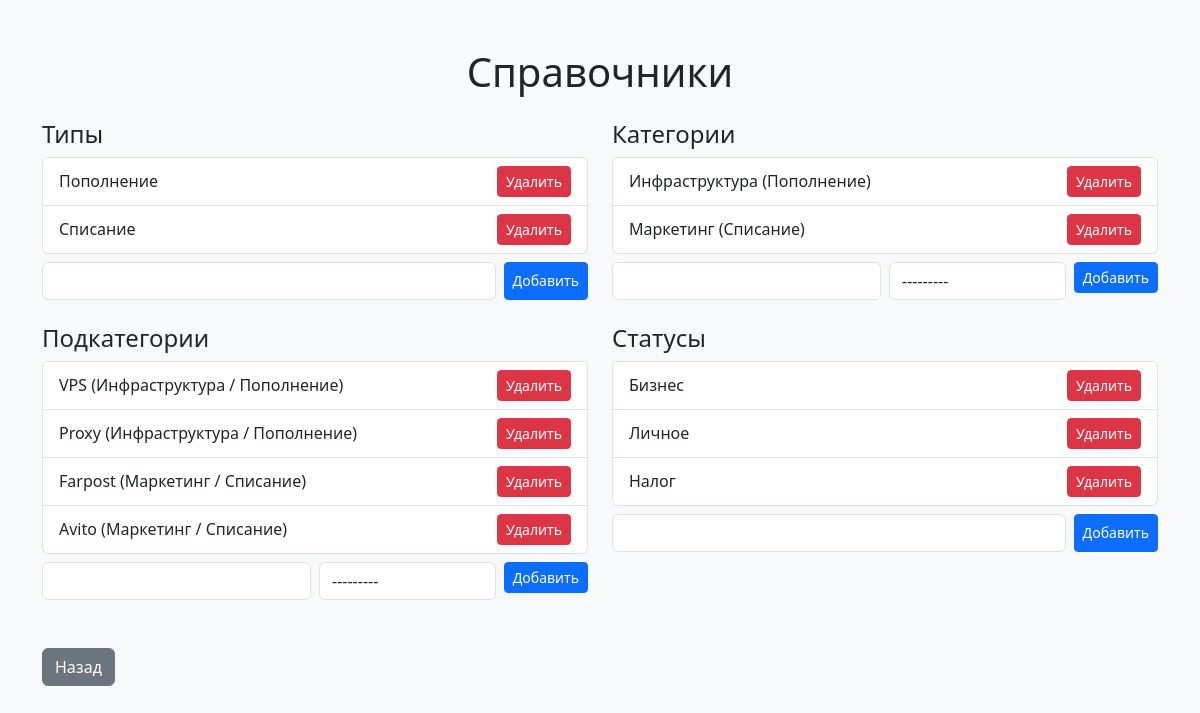
Page /references/ on the committed database.
### app/models.py (models this page shows, shortened)
class Type(models.Model):
    name = models.CharField(max_length=100)
    def __str__(self):
        return self.name

class Category(models.Model):
    name = models.CharField(max_length=100)
    type = models.ForeignKey(Type, on_delete=models.PROTECT, related_name="categories")
    def __str__(self):
        return self.name

class Subcategory(models.Model):
    name = models.CharField(max_length=100)
    category = models.ForeignKey(Category, on_delete=models.PROTECT, related_name="subcategories")

class Status(models.Model):
    name = models.CharField(max_length=100)

### app/views.py (the view, shortened to what this page needs)
# urls.py: path('references/', views.reference_edit, name="reference_edit")
def reference_edit(request):
    context = {
        "types": Type.objects.all(),
        "categories": Category.objects.select_related("type"),
        "subcategories": Subcategory.objects.select_related("category__type"),
        "statuses": Status.objects.all(),
        "type_form": TypeForm(),
        "category_form": CategoryForm(),
        "subcategory_form": SubcategoryForm(),
        "status_form": StatusForm()
    }
    return render(request, "app/reference_edit.html", context)

### app/forms.py
class TypeForm(forms.ModelForm):
    name = forms.CharField(
        max_length=100,
        widget=forms.TextInput(attrs={"class": "form-control"})
    )
    class Meta:
        model = Type
        fields = ["name"]

class CategoryForm(forms.ModelForm):
    name = forms.CharField(
        max_length=100,
        widget=forms.TextInput(attrs={"class": "form-control"})
    )
    type = forms.ModelChoiceField(
        queryset=Type.objects.all(),
        widget=forms.Select(attrs={"class": "form-control"})
    )
    class Meta:
        model = Category
        fields = ["name", "type"]

### templates/app/reference_edit.html (shortened to what this page needs)
{% load static %}
<!DOCTYPE html>
<html lang="ru">
<head>
    <link href="https://cdn.jsdelivr.net/npm/bootstrap@5.3.3/dist/css/bootstrap.min.css" rel="stylesheet">
</head>
<body class="bg-light">
    <div class="container mt-5">
        <h1 class="mb-4 text-center">Справочники</h1>
        <div class="row g-4">
            <div class="col-md-6">
                <h4>Типы</h4>
                <ul class="list-group mb-2">
                    {% for t in types %}
                        <li class="list-group-item d-flex justify-content-between align-items-center">
                            {{ t.name }}
                            <form method="post" class="ms-2">
                                <button type="submit" class="btn btn-sm btn-danger"
                                    onclick="return confirm('Вы уверены, что хотите удалить эту запись?');">Удалить</button>
                            </form>
                        </li>
                    {% empty %}
                        <li class="list-group-item text-muted">Нет данных</li>
                    {% endfor %}
                </ul>
                <form method="post" class="d-flex gap-2">
                    {{ type_form.name }}
                    <button class="btn btn-sm btn-primary">Добавить</button>
                </form>
            </div>
            <div class="col-md-6">
                <h4>Категории</h4>
                <ul class="list-group mb-2">
                    {% for c in categories %}
                        <li class="list-group-item d-flex justify-content-between align-items-center">
                            {{ c.name }} ({{ c.type.name }})
                            <form method="post" class="ms-2">
                                <button type="submit" class="btn btn-sm btn-danger"
                                    onclick="return confirm('Вы уверены, что хотите удалить эту запись?');">Удалить</button>
                            </form>
                        </li>
                    {% empty %}
                        <li class="list-group-item text-muted">Нет данных</li>
                    {% endfor %}
                </ul>
                <form method="post" class="row g-2">
                    <div class="col-6">{{ category_form.name }}</div>
                    <div class="col-4">{{ category_form.type }}</div>
                    <div class="col-2"><button class="btn btn-sm btn-primary w-100">Добавить</button></div>
                </form>
            </div>
            <div class="col-md-6">
                <h4>Подкатегории</h4>
                <ul class="list-group mb-2">
                    {% for s in subcategories %}
                        <li class="list-group-item d-flex justify-content-between align-items-center">
                            {{ s.name }} ({{ s.category.name }} / {{ s.category.type.name }})
                            <form method="post" class="ms-2">
                                <button type="submit" class="btn btn-sm btn-danger"
                                    onclick="return confirm('Вы уверены, что хотите удалить эту запись?');">Удалить</button>
                            </form>
                        </li>
                    {% empty %}
                        <li class="list-group-item text-muted">Нет данных</li>
                    {% endfor %}
                </ul>
                <form method="post" class="row g-2">
                    <div class="col-6">{{ subcategory_form.name }}</div>
                    <div class="col-4">{{ subcategory_form.category }}</div>
                    <div class="col-2"><button class="btn btn-sm btn-primary w-100">Добавить</button></div>
                </form>
            </div>
            <div class="col-md-6">
                <h4>Статусы</h4>
                <ul class="list-group mb-2">
                    {% for s in statuses %}
                        <li class="list-group-item d-flex justify-content-between align-items-center">
                            {{ s.name }}
                            <form method="post" class="ms-2">
                                <button type="submit" class="btn btn-sm btn-danger"
                                    onclick="return confirm('Вы уверены, что хотите удалить эту запись?');">Удалить</button>
                            </form>
                        </li>
                    {% empty %}
                        <li class="list-group-item text-muted">Нет данных</li>
                    {% endfor %}
                </ul>
                <form method="post" class="d-flex gap-2">
                    {{ status_form.name }}
                    <button class="btn btn-sm btn-primary">Добавить</button>
                </form>
            </div>
        </div>
        <a href="/" class="btn btn-secondary mt-5 mb-5">Назад</a>
    </div>
</body>
</html>

### templates/app/reference_edit.html (style rules this page uses)
html { overflow-y: scroll; }

### rows in the picture
Type: name "Пополнение"
Type: name "Списание"
Category: name "Инфраструктура", type.name "Пополнение"
Category: name "Маркетинг", type.name "Списание"
Subcategory: name "VPS", category.name "Инфраструктура", category.type.name "Пополнение"
Subcategory: name "Proxy", category.name "Инфраструктура", category.type.name "Пополнение"
Subcategory: name "Farpost", category.name "Маркетинг", category.type.name "Списание"
Subcategory: name "Avito", category.name "Маркетинг", category.type.name "Списание"
Status: name "Бизнес"
Status: name "Личное"
Status: name "Налог"
